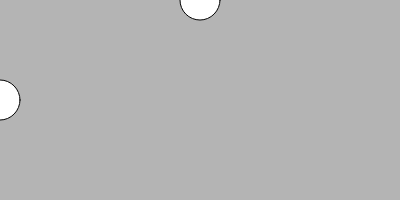
Frame 1 (no input)
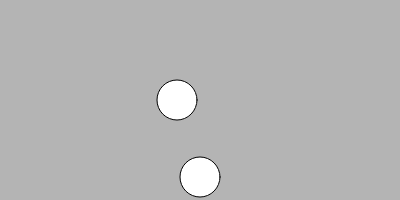
Frame 60 (no input)
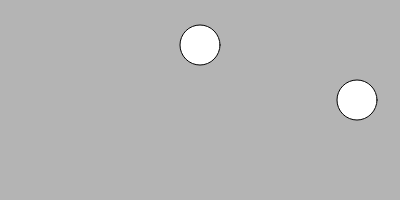
Frame 120 (the mouse pressed at the canvas centre since frame 60)

The p5.js sketch that drew these frames (run headless with seeded random() and noise() and a simulated clock; from frame 60 on, the mouse is pressed at the canvas centre):

// p5.js sketch
// ── sketch.js
let x = 0;
let y = 0;
let velocidady=3;
let velocidadx=3;
function setup() {
  createCanvas(400, 200);
}

function draw() {
  background(180);
  frameRate(30);
  circle(x,100,40);
  circle(200,y,40);
  x+=velocidadx;
  if(x>width || x<0){
    velocidadx=-velocidadx;
  }
  y+=velocidady;
  if(y>height || y<0){
    velocidady=-velocidady;
  }
}
